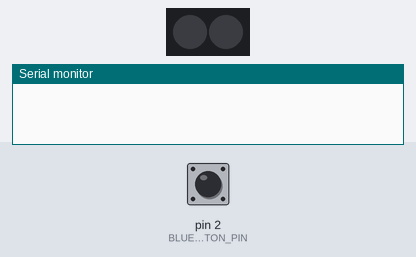
Simulated run of this sketch. Board: Arduino Uno, built with avr-gcc and run on an emulated ATmega328P. On the bench: 2 RGB LEDs in strip order, left to right, the last lines printed to the serial monitor. The test bench sets the inputs (shaded band); at power-on: pin 2 (BLUE_BUTTON_PIN) HIGH. Dim RGB values are drawn brighter than linear; the strip is taken to match the declared colour order.

Above: at 1.2 s.
1.3 s: pin 2 (BLUE_BUTTON_PIN) pulled LOW for 1 s
At 3.3 s:
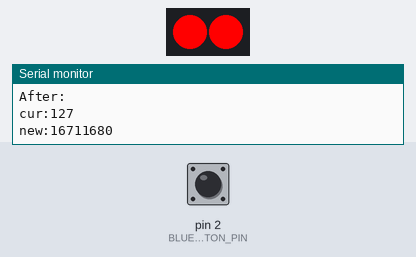
4.3 s: pin 2 (BLUE_BUTTON_PIN) pulled LOW for 0.15 s
At 4.9 s:
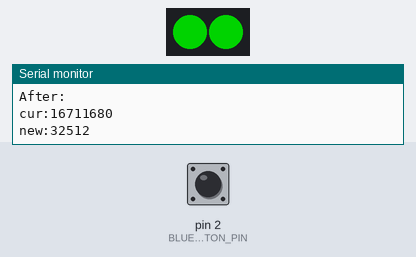
5.9 s: pin 2 (BLUE_BUTTON_PIN) pulled LOW for 3.2 s
At 6.47 s:
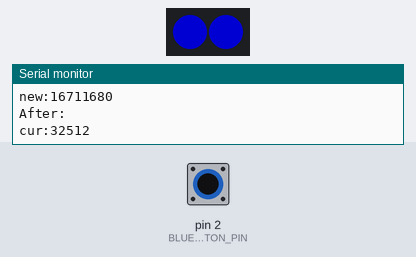
Timing chart, 0 to 10.5 s (numbered marks = the images above; inputs shaded):
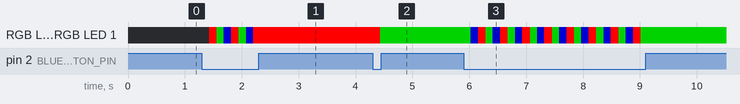

Measured:
- after the input at 1.3 s, RGB LED 0, RGB LED 1: off → RGB(255, 0, 0) after 0.13 s, → RGB(0, 127, 0) 0.13 s later, → RGB(0, 0, 127) 0.13 s later, → RGB(255, 0, 0) 0.13 s later, … (7 changes in this stretch)
- after the input at 4.3 s, RGB LED 0, RGB LED 1: RGB(255, 0, 0) → RGB(0, 127, 0) after 0.13 s
- after the input at 5.9 s, RGB LED 0, RGB LED 1: RGB(0, 127, 0) → RGB(0, 0, 127) after 0.13 s, then repeats every 0.39 s: RGB(255, 0, 0) 0.13 s, RGB(0, 127, 0) 0.13 s, RGB(0, 0, 127) 0.13 s, until it stays RGB(0, 127, 0) from 9.0 s

The sketch:

two_neo_pixels.ino
```cpp
// This is a demonstration on how to use an input device to trigger changes on your neo pixels.
// You should wire a momentary push button to connect from ground to a digital IO pin.  When you
// press the button it will change to a new pixel animation.  Note that you need to press the
// button once to start the first animation!

#include <Adafruit_NeoPixel.h>

#define BLUE_BUTTON_PIN   2    // Digital IO pin connected to the button.  This will be
                          // driven with a pull-up resistor so the switch should
                          // pull the pin to ground momentarily.  On a high -> low
                          // transition the button press logic will execute.
#define RED_BUTTON_PIN    4
#define PIXEL_PIN    6    // Digital IO pin connected to the NeoPixels.

#define PIXEL_COUNT 2

// Parameter 1 = number of pixels in strip,  neopixel stick has 8
// Parameter 2 = pin number (most are valid)
// Parameter 3 = pixel type flags, add together as needed:
//   NEO_RGB     Pixels are wired for RGB bitstream
//   NEO_GRB     Pixels are wired for GRB bitstream, correct for neopixel stick
//   NEO_KHZ400  400 KHz bitstream (e.g. FLORA pixels)
//   NEO_KHZ800  800 KHz bitstream (e.g. High Density LED strip), correct for neopixel stick
Adafruit_NeoPixel strip = Adafruit_NeoPixel(PIXEL_COUNT, PIXEL_PIN, NEO_RGB + NEO_KHZ800);

bool oldState = HIGH;
bool oldColorChange = HIGH;
int showType = 0;
int c_white = strip.Color(127, 127, 127);
int c_orig = strip.Color(0, 0, 64);

int current_state = 0;
int target_pixels = 0;
int current_pixels = 0;
long current_color = c_orig;

void setup() {
  pinMode(BLUE_BUTTON_PIN, INPUT_PULLUP);
  strip.begin();
  strip.show(); // Initialize all pixels to 'off'
 Serial.begin(9600);
}

void loop() {
  // Get current button state.
  bool newColorChange = digitalRead(BLUE_BUTTON_PIN);

  if (newColorChange == LOW && oldColorChange == HIGH){
    // Short delay to debounce button.
    delay(100);
    // Check if button is still low after debounce.
    newColorChange = digitalRead(BLUE_BUTTON_PIN);
    if (newColorChange == LOW) {
       // current_color = c_green;
        nextColor();
    }
  }

  // Set the last button state to the old state.
//  oldState = newState;

}


int moveToTarget(int8_t cur, uint8_t target){
  int increment = strip.numPixels() / PIXEL_COUNT;
  //Serial.println("increment");
  //Serial.println(increment);
  if (cur < target){
  //  Serial.println("increase");
    cur = cur + increment;
    if (cur > target){
      return target;
    } else {
      return cur;
    }
  } else {
    //Serial.println("decrease");
    cur = cur - increment;
    if (cur < target){
      return target;
    } else {
      return cur;
    }
  }
 // return cur;
}

void nextColor(){
  int pixels = PIXEL_COUNT;
  int c_green = strip.Color(0, 127, 0);
  int c_blue = strip.Color(0, 0, 127);
  long c_red =  strip.Color(255, 0, 0);
  Serial.println("r:" + String(c_red));
  long newColor = c_red;
  Serial.println("g:" + String(c_green));
  Serial.println("b:" + String(c_blue));
  Serial.println("Before:");
  Serial.println("cur:" + String(current_color));
  Serial.println("new:" + String(newColor));


  if (current_color == c_red){
    newColor = c_green;
  }
  if (current_color == c_green){
    newColor = c_blue;
  }
  if (current_color == c_blue){
    newColor = c_red;
  }

  Serial.println("After:");
  Serial.println("cur:" + String(current_color));
  Serial.println("new:" + String(newColor));

  for (int i=0; i<pixels; i++){
    strip.setPixelColor(i,  newColor);
  }
  strip.show();
  current_color = newColor;
}

void flashFlash(){
  int pixels = PIXEL_COUNT;

  for (int i=0; i <3; i++){
  for (int i=0; i < pixels; i++){
    strip.setPixelColor(i, strip.Color(255, 0, 0));
  }
  strip.show();
  delay(30);
  for (int i=0; i < pixels; i++){
    strip.setPixelColor(i, strip.Color(0,0, 0));
  }
  strip.show();
  delay(20);
  for (int i=0; i < pixels; i++){
    strip.setPixelColor(i, strip.Color(0,0, 255));
  }
  strip.show();
  delay(30);
  }
}

void extendOn(uint32_t c, uint8_t wait, uint8_t num) {
  for (int i=0; i < strip.numPixels(); i++) {
     if (i < num){
       strip.setPixelColor(i, c);
       strip.show();
       delay(wait);
     } else {
      strip.setPixelColor(i, 0);
     }
  }
  strip.show();
}

void extendOff(uint8_t wait) {
  for (int i=strip.numPixels(); i>=0; i--) {
      strip.setPixelColor(i, 0);
      strip.show();
     delay(wait);
      }
}

void theaterChase2(uint32_t c, uint8_t wait, uint8_t cycles) {
  for (int j=0; j<cycles; j++) {  // cycles of chasing
    for (int q=0; q < 3; q++) {
      for (int i=0; i < strip.numPixels(); i=i+3) {
        strip.setPixelColor(i+q, c);    //turn every third pixel on
      }
      strip.show();

      delay(wait);

      for (int i=0; i < strip.numPixels(); i=i+3) {
        strip.setPixelColor(i+q, 0);        //turn every third pixel off
      }
    }
  }
}
```
